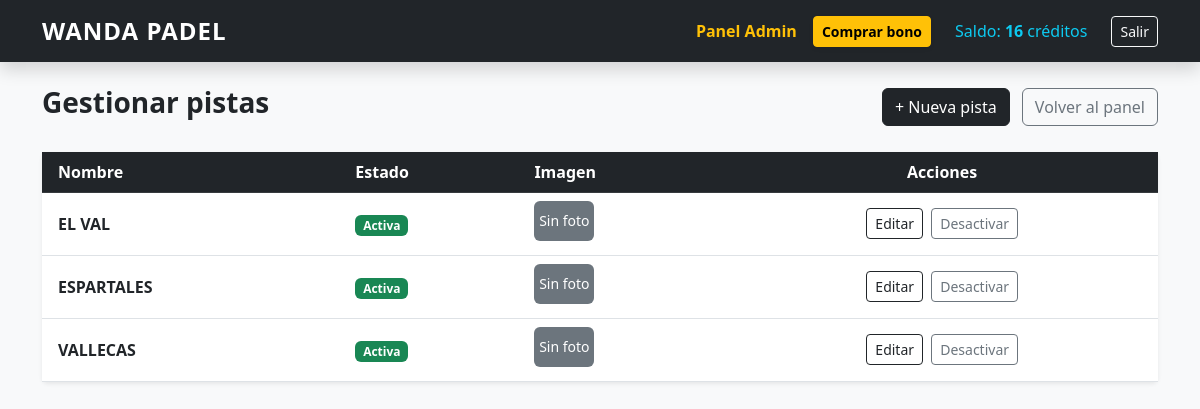
The page /panel-admin/pistas/ (signed in) on the database its author committed.
### reservas/models.py (models this page shows, shortened)
class Usuario(AbstractUser):
    creditos = models.PositiveIntegerField(default=0)

class Pista(models.Model):
    nombre = models.CharField(max_length=100)
    imagen_url = models.URLField(
        max_length=500,
        blank=True,
        null=True,
        help_text="Pega aquí el enlace de una foto de una pista de pádel",
    )
    activa = models.BooleanField(default=True)

### reservas/views.py (the view)
# urls.py: path('panel-admin/pistas/', views.gestionar_pistas, name='gestionar_pistas'),
@admin_required
def gestionar_pistas(request):
    pistas = Pista.objects.all().order_by('nombre')
    return render(request, 'reservas/gestionar_pistas.html', {'pistas': pistas})

### reservas/views.py (called while the page is built)
def admin_required(view_func):
    @wraps(view_func)
    @login_required
    def wrapper(request, *args, **kwargs):
        if not request.user.is_staff:
            messages.error(request, "No tienes permisos de administrador.")
            return redirect('home')
        return view_func(request, *args, **kwargs)
    return wrapper

### reservas/templates/reservas/gestionar_pistas.html (shortened to what this page needs)
{% extends 'reservas/base.html' %}
{% block content %}
<div class="d-flex justify-content-between align-items-center mb-4">
    <h1 class="h3 fw-bold">Gestionar pistas</h1>
    <div>
        <a href="{% url 'crear_pista' %}" class="btn btn-dark me-2">+ Nueva pista</a>
        <a href="{% url 'panel_admin' %}" class="btn btn-outline-secondary">Volver al panel</a>
    </div>
</div>
<div class="card border-0 shadow-sm">
    <div class="table-responsive">
        <table class="table table-hover align-middle mb-0">
            <thead class="table-dark">
                <tr>
                    <th class="ps-3">Nombre</th>
                    <th>Estado</th>
                    <th>Imagen</th>
                    <th class="text-center">Acciones</th>
                </tr>
            </thead>
            <tbody>
                {% for pista in pistas %}
                <tr>
                    <td class="ps-3 fw-bold">{{ pista.nombre }}</td>
                    <td>
                        {% if pista.activa %}
                            <span class="badge bg-success">Activa</span>
                        {% else %}
                            <span class="badge bg-secondary">Inactiva</span>
                        {% endif %}
                    </td>
                    <td>
                        {% if pista.imagen_url %}
                            <span class="d-inline-block bg-secondary rounded overflow-hidden position-relative" style="height:40px; width:60px;">
                                <span class="d-none position-absolute top-0 start-0 w-100 h-100 text-white small d-flex align-items-center justify-content-center">Sin foto</span>
                            </span>
                        {% else %}
                            <span class="text-muted small">Sin imagen</span>
                        {% endif %}
                    </td>
                    <td class="text-center">
                        <a href="{% url 'editar_pista' pista.id %}" class="btn btn-outline-dark btn-sm me-1">Editar</a>
                        <form action="{% url 'toggle_pista' pista.id %}" method="post" class="d-inline">
                            {% if pista.activa %}
                                <button type="submit" class="btn btn-outline-secondary btn-sm">Desactivar</button>
                            {% else %}
                                <button type="submit" class="btn btn-outline-success btn-sm">Activar</button>
                            {% endif %}
                        </form>
                    </td>
                </tr>
                {% empty %}
                <tr>
                    <td colspan="4" class="text-center text-muted py-4">No hay pistas creadas aún.</td>
                </tr>
                {% endfor %}
            </tbody>
        </table>
    </div>
</div>
{% endblock %}

### reservas/templates/reservas/base.html (shortened to what this page needs)
<!DOCTYPE html>
<html lang="es">
<head>
    <link href="https://cdn.jsdelivr.net/npm/bootstrap@5.3.0/dist/css/bootstrap.min.css" rel="stylesheet">
</head>
<body class="bg-light">
    <nav class="navbar navbar-expand-lg navbar-dark bg-dark mb-4 shadow">
        <div class="container">
            <a class="navbar-brand fw-bold" href="{% url 'home' %}">WANDA PADEL</a>
            <div class="collapse navbar-collapse" id="navbarNav">
                <div class="navbar-nav ms-auto align-items-center">
                    {% if user.is_authenticated %}
                        {% if user.is_staff %}
                            <a class="nav-link text-warning me-2 fw-bold" href="{% url 'panel_admin' %}">Panel Admin</a>
                        {% endif %}
                        <a class="btn btn-warning btn-sm me-3 fw-bold shadow-sm" href="{% url 'comprar_bono' %}">
                            Comprar bono
                        </a>
                        <span class="nav-link text-info me-3">
                            Saldo: <strong>{{ user.creditos }}</strong> créditos
                        </span>
                        <form action="{% url 'logout' %}" method="post" class="d-inline">
                            <button type="submit" class="btn btn-outline-light btn-sm">Salir</button>
                        </form>
                    {% else %}
                        <a class="nav-link me-2" href="{% url 'login' %}">Entrar</a>
                        <a class="btn btn-primary btn-sm text-white px-3 shadow-sm" href="{% url 'registro' %}">Registro</a>
                    {% endif %}
                </div>
            </div>
        </div>
    </nav>
    <div class="container">
        {% block content %}
        {% endblock %}
    </div>
</body>
</html>

### reservas/templates/reservas/base.html (style rules this page uses)
.navbar-brand { font-size: 1.5rem; letter-spacing: 1px; }
.nav-link { font-weight: 500; }

### rows shown on the page
Usuario: creditos "16"
Pista: nombre "EL VAL", activa "Activa"
Pista: nombre "ESPARTALES", activa "Activa"
Pista: nombre "VALLECAS", activa "Activa"
